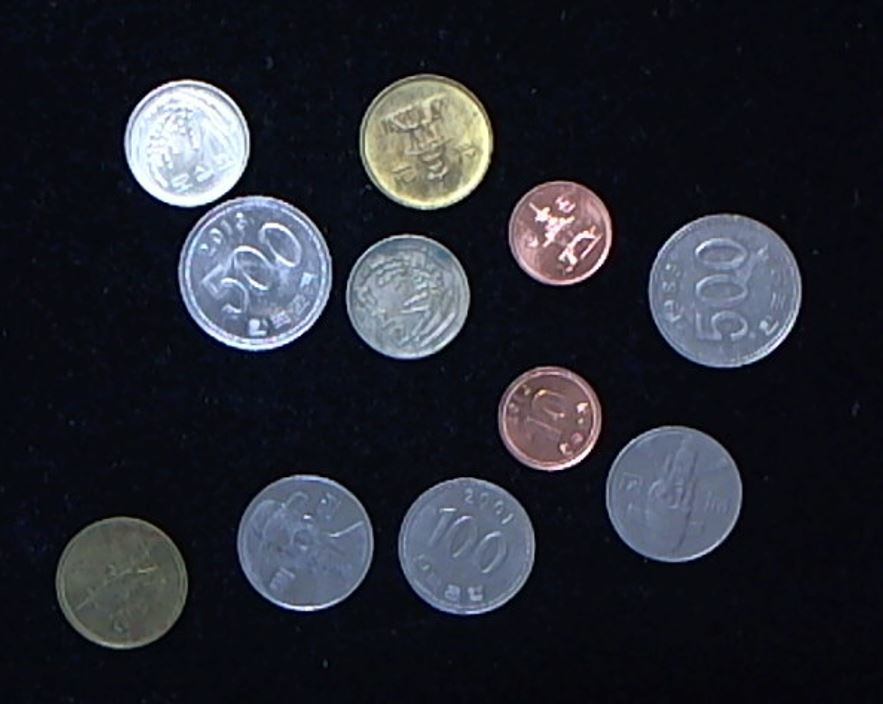
//> input picture etc/etcMH/Image_Processing/image_file/coin.jpeg, 883 x 704 px
$ ./Homework3-4   (built with g++ and OpenCV 4)
//> lines starting //> are read from the running program, lines starting //| are printed output that depends on the picture; after the words box and inside, x2 and y2 are one past the last pixel; in counts of white or black regions, pixels touching at a corner belong together
// 동전 객체 검출을 위한 전처리

#include <opencv2/opencv.hpp>
#include <iostream>
using namespace std;
// using namespace cv;

bool check_match(cv::Mat, cv::Point, cv::Mat, int);
void erosion(cv::Mat, cv::Mat&, cv::Mat);
void dilation(cv::Mat, cv::Mat&, cv::Mat);


int main()
{
    int no;
    cv::Mat image = cv::imread("coin.jpeg", cv::IMREAD_COLOR);
//> image is the input picture: 704 rows x 883 cols, CV_8UC3; mean B, G, R 49.9, 41, 38.5
    CV_Assert(image.data);
    cv::resize(image, image, cv::Size(480, 360));
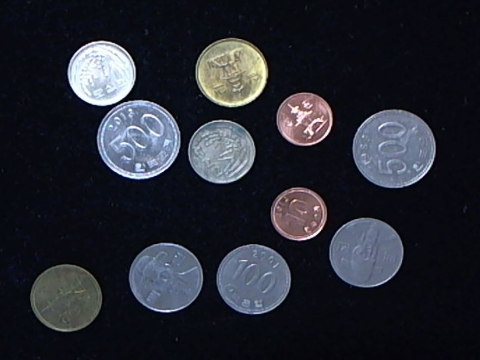
//> image: 360 rows x 480 cols, CV_8UC3; mean B, G, R 49.8, 40.9, 38.4

    cv::Mat gray, sobel, th_img, morph;
    cv::Mat kernel(10, 10, CV_8UC1, cv::Scalar(1));
    cv::Size size(5, 5);
    double sigmaX = 0.3 * ((size.width - 1) * 0.5 - 1) + 0.8;
    double sigmaY = 0.3 * ((size.height - 1) * 0.5 - 1) + 0.8;
    cvtColor(image, gray, CV_BGR2GRAY);
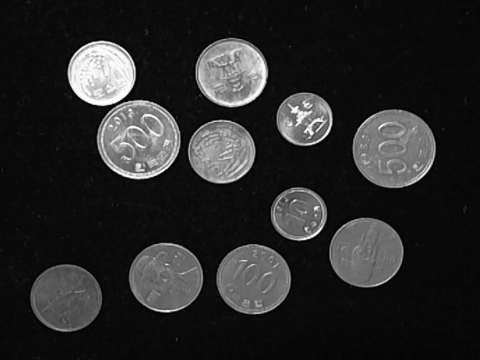
//> gray: 360 rows x 480 cols, CV_8UC1; min 0, max 255, mean 41.2

    cv::GaussianBlur(gray, gray, size, sigmaX, sigmaY);  // 가우시안 블러링
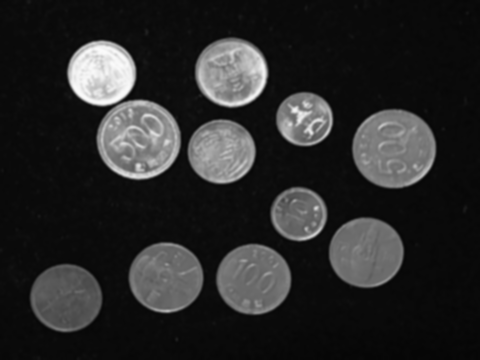
//> gray: 360 rows x 480 cols, CV_8UC1; min 6, max 251, mean 41.2
    cv::threshold(gray, th_img, 50, 255, cv::THRESH_BINARY);    //이진화
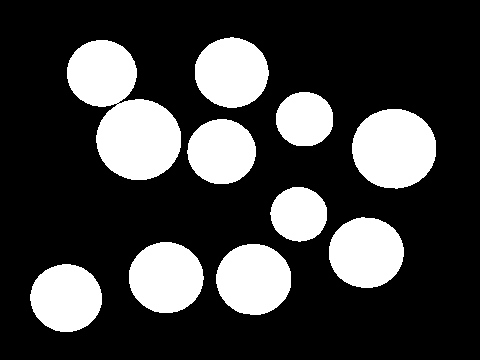
//> th_img: 360 rows x 480 cols, CV_8UC1; 25% white; 10 white regions, largest, box (x1, y1, x2, y2) and area: (67, 40, 181, 180) 9066, (352, 109, 436, 189) 5299, (216, 244, 291, 315) 4197
    cv::morphologyEx(th_img, morph, cv::MORPH_OPEN, kernel);    //모폴로지 열림 연산
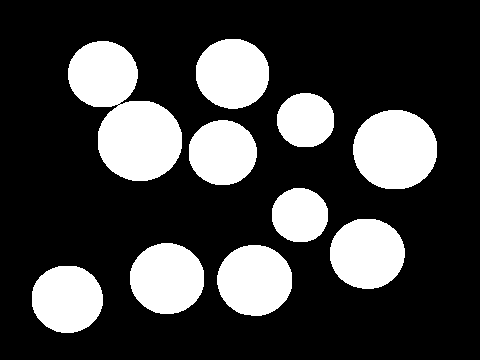
//> morph: 360 rows x 480 cols, CV_8UC1; 25% white; 10 white regions, largest, box (x1, y1, x2, y2) and area: (68, 41, 182, 181) 9041, (353, 110, 437, 189) 5296, (217, 245, 292, 316) 4197

    cv::imshow("image", image);
    cv::imshow("Morphology opening", morph);

    cv::waitKey(0);

    return 0;

}

// [45 lines left out: functions check_match, erosion, dilation, not called in this run]
